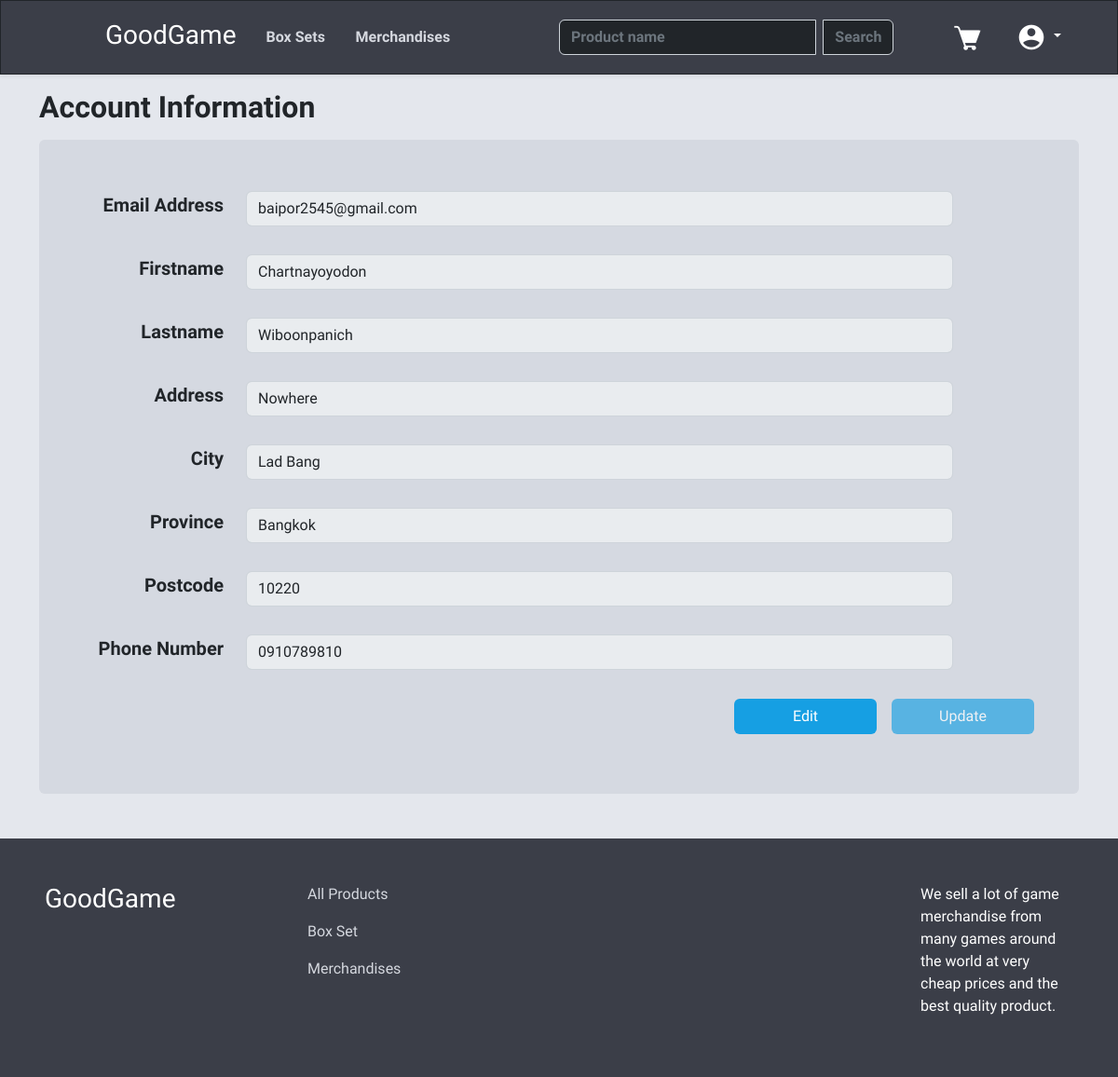
The page /user.php (signed in) on the database its author committed.
### tables this page shows
CREATE TABLE "Customer" (
	"CustomerID"	INTEGER NOT NULL,
	"FirstName"	TEXT,
	"LastName"	TEXT,
	"Address"	TEXT,
	"City"	TEXT,
	"Province"	TEXT,
	"Postcode"	TEXT,
	"phonenumber"	TEXT,
	"Username"	TEXT,
	"Password"	TEXT,
	"Email"	TEXT,
	PRIMARY KEY("CustomerID" AUTOINCREMENT)
);

### user.php (the view, shortened to what this page needs)
<?php
include "navbar.php";
$sql = "SELECT * FROM Customer WHERE CustomerID =" . $_SESSION["ID"] . "";
$result = $db->query($sql);
?>
<html lang="en">
<head>
    <link rel="stylesheet" href="stylesuser.css">
    <link rel="stylesheet" href="stylesnavfoot.css">
</head>
<body>
    <?php
    while ($info = $result->fetchArray(SQLITE3_ASSOC)) {
        echo '<div class="container-fluid main-container">
        <div class="container">
            <h2 class="mt-3 mb-3 fw-bold">Account Information</h2>
            <div class="container account-div p-5 mb-5 rounded">
            <form action="' . htmlspecialchars($_SERVER["PHP_SELF"]) . '" method="post">
                <div class="row align-items-center mb-3">
                    <div class="col-2">
                        <h5 class="fw-bold text-end"><label for="infoemail" class="col-form-label">Email Address</label></h5>
                    </div>
                    <div class="col-9">
                        <input type="email" id="infoemail" class="form-control" value="' . $info["Email"] . '" disabled>
                    </div>
                </div>
                <div class="row align-items-center mb-3">
                    <div class="col-2">
                        <h5 class="fw-bold text-end"><label for="infofname" class="col-form-label">Firstname</label></h5>
                    </div>
                    <div class="col-9">
                        <input type="text" id="infofname" name="fname" class="form-control" value="' . $info["FirstName"] . '" disabled>
                    </div>
                </div>
                <div class="row align-items-center mb-3">
                    <div class="col-2">
                        <h5 class="fw-bold text-end"><label for="infolname" class="col-form-label">Lastname</label></h5>
                    </div>
                    <div class="col-9">
                        <input type="text" id="infolname" name="lname" class="form-control" value="' . $info["LastName"] . '" disabled>
                    </div>
                </div>
                <div class="row align-items-center mb-3">
                    <div class="col-2">
                        <h5 class="fw-bold text-end"><label for="infoaddress" class="col-form-label">Address</label></h5>
                    </div>
                    <div class="col-9">
                        <input type="text" id="infoaddress" name="address" class="form-control" value="' . $info["Address"] . '" disabled>
                    </div>
                </div>
                <div class="row align-items-center mb-3">
                    <div class="col-2">
                        <h5 class="fw-bold text-end"><label for="infocity" class="col-form-label">City</label></h5>
                    </div>
                    <div class="col-9">
                        <input type="text" id="infocity" name="city" class="form-control" value="' . $info["City"] . '" disabled>
                    </div>
                </div>
                <div class="row align-items-center mb-3">
                    <div class="col-2">
                        <h5 class="fw-bold text-end"><label for="infoprovince" class="col-form-label">Province</label></h5>
                    </div>
                    <div class="col-9">
                        <input type="text" id="infoprovince" name="province" class="form-control" value="' . $info["Province"] . '" disabled>
                    </div>
                </div>
                <div class="row align-items-center mb-3">
                    <div class="col-2">
                        <h5 class="fw-bold text-end"><label for="infopostcode" class="col-form-label">Postcode</label></h5>
                    </div>
                    <div class="col-9">
                        <input type="text" id="infopostcode" name="postcode" class="form-control" value="' . $info["Postcode"] . '" disabled>
                    </div>
                </div>
                <div class="row align-items-center mb-4">
                    <div class="col-2">
                        <h5 class="fw-bold text-end"><label for="infophone" class="col-form-label">Phone Number</label></h5>
                    </div>
                    <div class="col-9">
                        <input type="text" id="infophone" name="phone" class="form-control" value="' . $info["phonenumber"] . '" disabled>
                    </div>
                </div>
    <div class="d-flex justify-content-end">
        <button onclick="edit_info()" id="edit" class="btn btn-primary change-button me-3">Edit</button>
            <button type="submit" class="btn btn-primary change-button" id="submit" disabled>Update</button>
        </form>
        </div>
        </div>
        </div>
        </div>';
    } ?>
    <footer class="main-navbar">
        <div class="container-fluid p-5">
            <div class="row">
                <div class="col-3">
                    <h3><a class="nav-link text-white" href="index.php">GoodGame</a></h3>
                </div>
                <div class="col-7">
                    <a class="nav-link web-text-color pb-3" href="filter.php?filter_type=None">All Products</a>
                    <a class="nav-link web-text-color pb-3" href="filter.php?filter_type=Box Set">Box Set</a>
                    <a class="nav-link web-text-color pb-3" href="filter.php?filter_type=Merchandise">Merchandises</a>
                </div>
                <div class="col-2">
                    <p class="text-white">We sell a lot of game merchandise from many games around the world at very cheap prices and the best quality product.</p>
                </div>
            </div>
        </div>
    </footer>
</body>
</html>

### stylesnavfoot.css (style rules this page uses)
.web-text-color { color: rgba(213, 216, 223) !important; }
.main-navbar { background-color: rgba(59, 62, 72); }

### stylesuser.css (style rules this page uses)
body { font-family: 'Chakra Petch', sans-serif !important; }
.main-container { background-color: rgb(228, 231, 237); display: flex; min-height: 70%; }
.account-div { background-color: rgb(213, 217, 225) !important; }
.change-button { width: 15%; background-color: rgb(22, 159, 227) !important; border-color: transparent !important; }

### rows shown on the page
customer: Email "baipor2545@gmail.com", fname "Chartnayoyodon", lname "Wiboonpanich", address "Nowhere", city "Lad Bang", province "Bangkok", postcode "10220", phone "0910789810"
